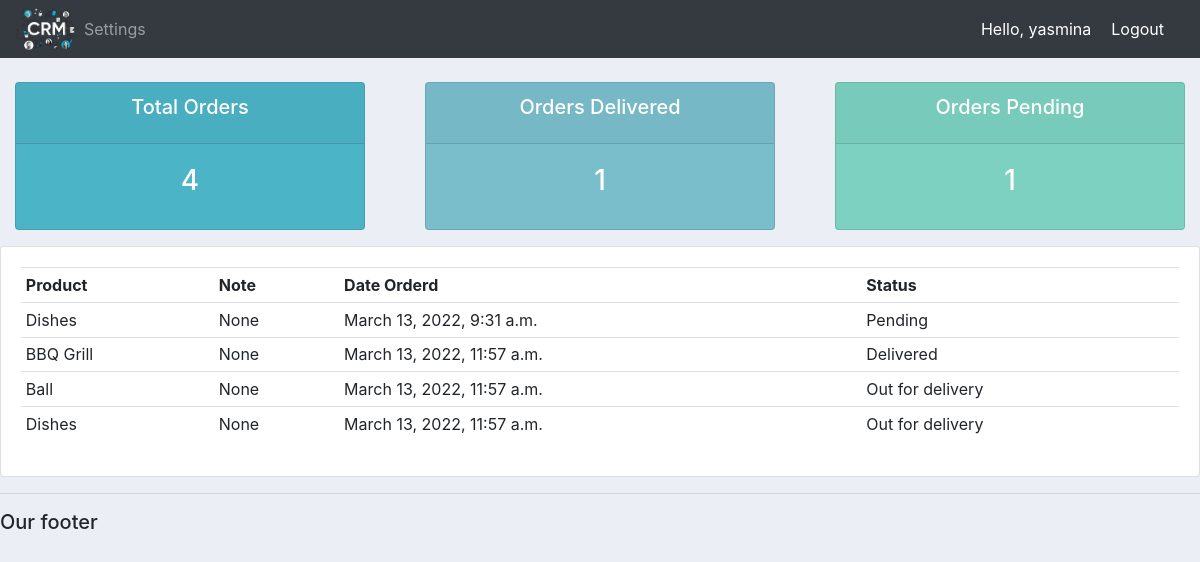
Page /user/ (signed in) on the committed database.
### accounts/models.py (models this page shows, shortened)
class Order(models.Model):
    STATUS = (
        ('Pending','Pending'),
        ('Out for delivery','Out for delivery'),
        ('Delivered','Delivered'),
    )
    customer = models.ForeignKey(Customer, null=True, on_delete=models.SET_NULL) #One to many rel.
    product = models.ForeignKey(Product, null=True, on_delete=models.SET_NULL)
    date_created = models.DateTimeField(auto_now_add=True, null=True)
    status = models.CharField(max_length=200, null=True, choices=STATUS)
    note = models.CharField(max_length=1000, null=True)

class Product(models.Model):
    CATEGORY = (
        ('Indoor','Indoor'),
        ('Outdoor','Outdoor'),
    )
    name =  models.CharField(max_length=200, null=True)
    price =  models.FloatField(null=True)
    category =  models.CharField(max_length=200, null=True, choices=CATEGORY)
    description =  models.CharField(max_length=200, null=True, blank=True) #blank means can make it blank.
    date_created = models.DateTimeField(auto_now_add=True, null=True)
    tags = models.ManyToManyField(Tag) #Many to many rel.
    def __str__(self):
        return self.name

### accounts/decorators.py (the view)
        def wrapper_func(request, *args, **kwargs):
            group = None
            if request.user.groups.exists():
                group = request.user.groups.all()[0].name
            if group in allowed_roles:
                return view_func(request, *args, **kwargs)
            else:
                return HttpResponse('You are not authorized to view this page.')

### accounts/views.py (called while the page is built)
@login_required(login_url='login')
@allowed_users(allowed_roles=['customer'])
def userPage(request):
    orders = request.user.customer.order_set.all()
    totalOrders = orders.count()
    delivered = orders.filter(status='Delivered').count()
    pending = orders.filter(status='Pending').count()
    context = {'orders':orders, 'totalOrders':totalOrders,
    'delivered':delivered, 'pending':pending}
    return render(request, 'accounts/user.html', context)

### accounts/templates/accounts/user.html
{% extends 'accounts/main.html' %}
{% block content %}
{% include 'accounts/status.html' %}
<div class="row">
	<div class="col-md">
		<div class="card card-body">
			<table class="table table-sm">
				<tr>
					<th>Product</th>
					<th>Note</th>
					<th>Date Orderd</th>
					<th>Status</th>
				</tr>
				{% for order in orders %}
				<tr>
					<td>{{order.product}}</td>
					<td>{{order.note}}</td>
					<td>{{order.date_created}}</td>
					<td>{{order.status}}</td>
				</tr>
				{% endfor %}
			</table>
		</div>
	</div>
</div>
{% endblock %}

### accounts/templates/accounts/navbar.html (shortened to what this page needs)
{% load static %}
<nav class="navbar navbar-expand-lg navbar-dark bg-dark">
    <img src="{% static 'images/logo.png' %}" width="60">
    <div class="collapse navbar-collapse" id="navbarNav">
      <ul class="navbar-nav">
        {% if request.user.is_staff %}
        <li class="nav-item active">
          <a class="nav-link" href="{% url 'home' %}">Dashboard</a>
        </li>
        <li class="nav-item">
          <a class="nav-link" href="{% url 'products' %}">Products</a>
        </li>
        {% else %}
        <li class="nav-item">
          <a class="nav-link" href="{% url 'account' %}">Settings</a>
        </li>
        {% endif %}
      </ul>
    </div>
    <span class="hello-msg">Hello, {{request.user}} </span>
    <span><a class="hello-msg" href="{% url 'logout' %}">Logout</a></span>
  </nav>

### static/css/main.css (style rules this page uses)
body { background-color: #ebeff5; }

### accounts/templates/accounts/navbar.html (style rules this page uses)
.hello-msg { font-size: 18x; color: #fff; margin-right: 20px; }

### rows in the picture
Order: product "Dishes", note "None", date_created "March 13, 2022, 9:31 a.m.", status "Pending"
Order: product "BBQ Grill", note "None", date_created "March 13, 2022, 11:57 a.m.", status "Delivered"
Order: product "Ball", note "None", date_created "March 13, 2022, 11:57 a.m.", status "Out for delivery"
Order: product "Dishes", note "None", date_created "March 13, 2022, 11:57 a.m.", status "Out for delivery"

### other values in the picture
{{ request.user }} "yasmina"
{{ totalOrders }} "4"
{{ delivered }} "1"
{{ pending }} "1"
